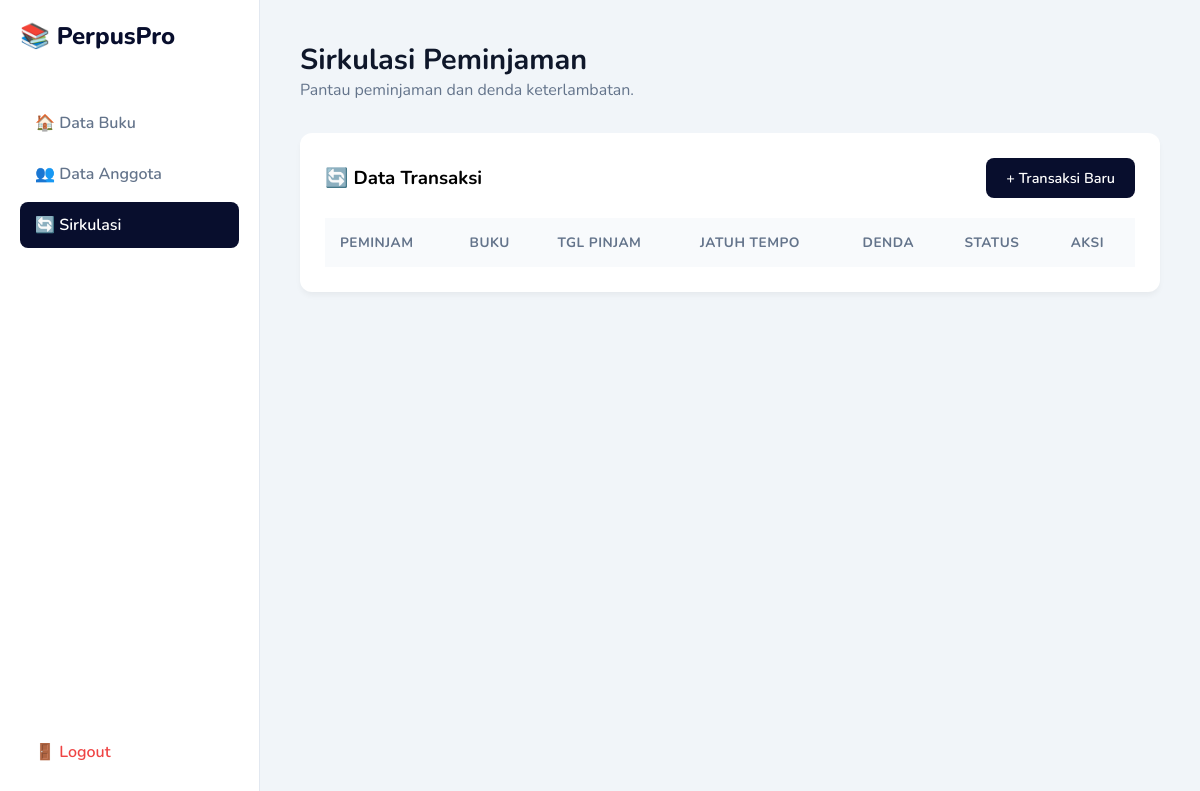
/transaksi.php (signed in), run on an earlier commit of the app's database.
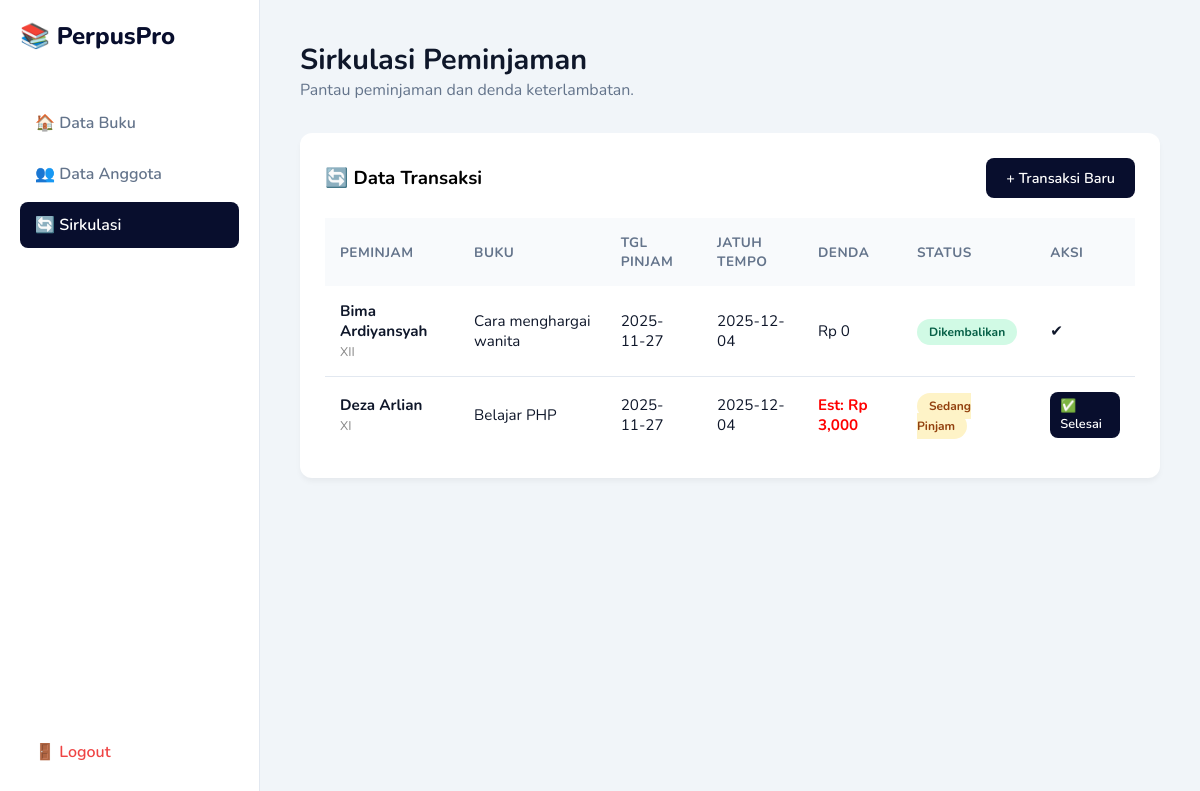
And on a later commit of the database.
### tables this page shows
CREATE TABLE `transaksi` (
  `id_transaksi` int(11) NOT NULL,
  `id_buku` int(11) DEFAULT NULL,
  `id_anggota` int(11) DEFAULT NULL,
  `peminjam` varchar(100) DEFAULT NULL,
  `tgl_pinjam` date DEFAULT NULL,
  `tgl_kembali` date DEFAULT NULL,
  `denda` int(11) DEFAULT 0,
  `status` enum('pinjam','kembali') DEFAULT 'pinjam'
);

CREATE TABLE `anggota` (
  `id_anggota` int(11) NOT NULL,
  `nis` varchar(20) NOT NULL,
  `nama_siswa` varchar(100) NOT NULL,
  `kelas` varchar(50) NOT NULL,
  `jurusan` varchar(50) NOT NULL
);

CREATE TABLE `buku` (
  `id_buku` int(11) NOT NULL,
  `judul` varchar(100) DEFAULT NULL,
  `jenis_buku` varchar(50) DEFAULT NULL,
  `pengarang` varchar(100) DEFAULT NULL,
  `penerbit` varchar(100) DEFAULT NULL,
  `tahun_terbit` int(11) DEFAULT NULL,
  `rak` varchar(50) DEFAULT NULL
);

### transaksi.php (the view, shortened to what this page needs)
<?php
include 'koneksi.php';
?>
<!DOCTYPE html>
<html>
<head><title>Transaksi Sirkulasi</title><link rel="stylesheet" href="style.css"></head>
<body>
    <?php include 'sidebar.php'; ?>
    <div class="main-content">
        <div class="header-title">
            <h2>Sirkulasi Peminjaman</h2>
            <p style="color:var(--text-grey)">Pantau peminjaman dan denda keterlambatan.</p>
        </div>
        <div class="card">
            <div style="display:flex; justify-content:space-between; align-items:center; margin-bottom:20px;">
                <h3>🔄 Data Transaksi</h3>
                <a href="tambah_transaksi.php" class="btn btn-primary">+ Transaksi Baru</a>
            </div>
            <table>
                <thead>
                    <tr><th>Peminjam</th><th>Buku</th><th>Tgl Pinjam</th><th>Jatuh Tempo</th><th>Denda</th><th>Status</th><th>Aksi</th></tr>
                </thead>
                <tbody>
                    <?php
$q = mysqli_query($koneksi, "SELECT * FROM transaksi
                            LEFT JOIN buku ON transaksi.id_buku = buku.id_buku
                            LEFT JOIN anggota ON transaksi.id_anggota = anggota.id_anggota
                            ORDER BY id_transaksi DESC");
                    while($d = mysqli_fetch_array($q)){
                        $jatuh_tempo = date('Y-m-d', strtotime($d['tgl_pinjam'] . ' + 7 days'));
                        $sekarang = date('Y-m-d');
                        $denda_est = 0;
                        if($d['status'] == 'pinjam' && $sekarang > $jatuh_tempo){
                            $tgl1 = new DateTime($jatuh_tempo);
                            $tgl2 = new DateTime($sekarang);
                            $denda_est = ($tgl1->diff($tgl2)->d) * 1000;
                        }
                    ?>
                    <tr>
                        <td>
    <b><?php echo $d['nama_siswa']; ?></b><br>
    <small style="color:#888"><?php echo $d['kelas']; ?></small>
</td>
                        <td><?php echo $d['judul']; ?></td>
                        <td><?php echo $d['tgl_pinjam']; ?></td>
                        <td><?php echo $jatuh_tempo; ?></td>
                        <td>
                            <?php
                            if($d['status'] == 'kembali'){
                                echo "Rp " . number_format($d['denda']);
                            } else {
                                if($denda_est > 0) echo "<span style='color:red; font-weight:bold'>Est: Rp ".number_format($denda_est)."</span>";
                                else echo "-";
                            }
                            ?>
                        </td>
                        <td>
                            <?php if($d['status'] == 'pinjam') { ?>
                                <span class="badge bg-soft-yellow">Sedang Pinjam</span>
                            <?php } else { ?>
                                <span class="badge bg-soft-green">Dikembalikan</span>
                            <?php } ?>
                        </td>
                        <td>
                            <?php if($d['status'] == 'pinjam') { ?>
                                <a href="proses_kembali.php?id=<?php echo $d['id_transaksi']; ?>" class="btn btn-primary" style="padding:5px 10px; font-size:0.8rem">✅ Selesai</a>
                            <?php } else { ?>
                                ✔
                            <?php } ?>
                        </td>
                    </tr>
                    <?php } ?>
                </tbody>
            </table>
        </div>
    </div>
</body>
</html>

### sidebar.php
<div class="sidebar">
    <div class="brand">📚 PerpusPro</div>
    <a href="dashboard.php" class="menu-item <?php echo basename($_SERVER['PHP_SELF']) == 'dashboard.php' ? 'active' : '' ?>">🏠 Data Buku</a>
    <a href="anggota.php" class="menu-item <?php echo basename($_SERVER['PHP_SELF']) == 'anggota.php' ? 'active' : '' ?>">👥 Data Anggota</a>
    <a href="transaksi.php" class="menu-item <?php echo basename($_SERVER['PHP_SELF']) == 'transaksi.php' ? 'active' : '' ?>">🔄 Sirkulasi</a>
    <a href="logout.php" class="menu-item logout">🚪 Logout</a>
</div>

### style.css (style rules this page uses)
:root { --primary: #080e2d; --secondary: #3f37c9; --bg-dark: #0f172a; --bg-light: #f1f5f9; --white: #ffffff; --text-grey: #64748b; --danger: #ef4444; --success: #10b981; --warning: #f59e0b; }
* { margin: 0; padding: 0; box-sizing: border-box; font-family: 'Nunito', sans-serif; }
body { background-color: var(--bg-light); display: flex; min-height: 100vh; }
.sidebar { width: 260px; background: var(--white); padding: 20px; display: flex; flex-direction: column; position: fixed; height: 100vh; border-right: 1px solid #e2e8f0; }
.brand { font-size: 1.5rem; font-weight: 800; color: var(--primary); margin-bottom: 3rem; display: flex; align-items: center; gap: 10px; }
.menu-item { padding: 12px 15px; color: var(--text-grey); text-decoration: none; border-radius: 8px; margin-bottom: 5px; font-weight: 600; transition: 0.3s; display: flex; align-items: center; gap: 10px; }
.menu-item:hover, .menu-item.active { background: var(--primary); color: var(--white); }
.menu-item.logout { color: var(--danger); margin-top: auto; }
.main-content { margin-left: 260px; flex: 1; padding: 40px; width: calc(100% - 260px); }
.header-title { margin-bottom: 2rem; }
.header-title h2 { font-size: 1.8rem; color: var(--bg-dark); }
.card { background: var(--white); padding: 25px; border-radius: 12px; box-shadow: 0 4px 6px -1px rgba(0, 0, 0, 0.05); }
.btn { padding: 10px 20px; border-radius: 8px; border: none; cursor: pointer; font-weight: 600; text-decoration: none; display: inline-block; font-size: 0.9rem; transition: 0.2s; }
.btn-primary { background: var(--primary); color: white; }
table { width: 100%; border-collapse: collapse; margin-top: 20px; }
th { text-align: left; padding: 15px; background: #f8fafc; color: var(--text-grey); font-size: 0.85rem; text-transform: uppercase; letter-spacing: 0.5px; }
td { padding: 15px; border-bottom: 1px solid #e2e8f0; color: var(--bg-dark); font-size: 0.95rem; }
tr:last-child td { border-bottom: none; }
.badge { padding: 5px 12px; border-radius: 20px; font-size: 0.75rem; font-weight: 700; }
.bg-soft-green { background: #d1fae5; color: #065f46; }
.bg-soft-yellow { background: #fef3c7; color: #92400e; }

What changed in the data, as far as the page shows it:
added transaksi: id_anggota.nama_siswa "Bima Ardiyansyah", id_anggota.kelas "XII", id_buku.judul "Cara menghargai wanita", tgl_pinjam "2025-11-27", tgl_pinjam "2025-12-04", denda "0", status "Dikembalikan"
added transaksi: id_anggota.nama_siswa "Deza Arlian", id_anggota.kelas "XI", id_buku.judul "Belajar PHP", tgl_pinjam "2025-11-27", tgl_pinjam "2025-12-04", tgl_pinjam "3,000", status "Sedang Pinjam"
